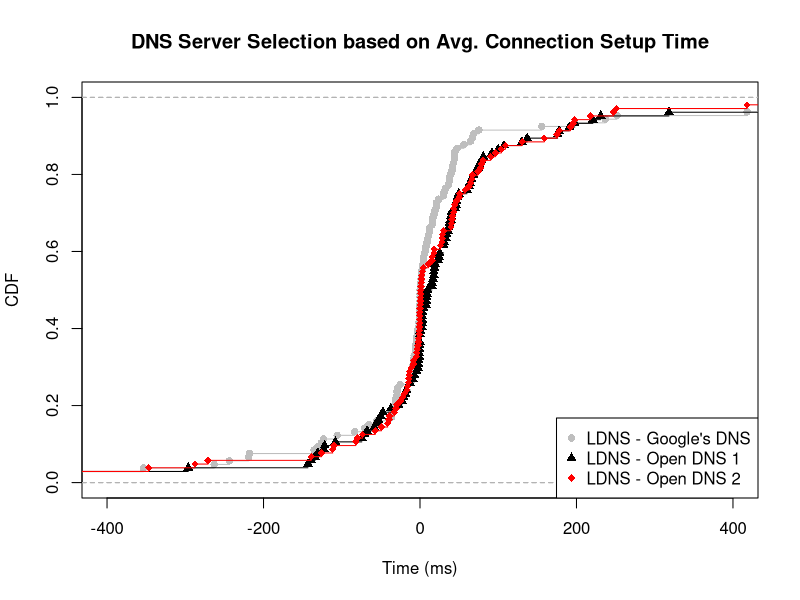

Write R code to recreate this figure.
ldns_google <- c(-0.413461538461539, 501, -123.333333333333, 0.138888888888889, -5.16666666666666, -0.291666666666664, -35, 64.8333333333333, 7.66666666666666, -218.111111111111, -507.604166666667, 56.1666666666667, 19.3333333333333, -31.2058823529412, -1.25, 44.3333333333333, -10, 9.33333333333334, -4.7875, -2.83333333333334, 522.5, -34, 16.5476190476191, 44.6666666666667, -135.333333333333, 0.199999999999999, 30.1666666666667, 0.0277777777777786, 37.3333333333333, -130.166666666667, -10.625, 41.3333333333333, -5.43333333333333, -29.3333333333333, -684, -25.3333333333333, 602.166666666667, -263, -10.5, -219, 33, 7.33333333333333, 3.58333333333334, -7.41666666666667, -105.833333333333, -8, -5.33333333333333, -1.5, 41, -0.125, -353.5, 9, 67.1666666666667, -10.5, 15.6666666666667, -65.0238095238095, -0.75, 251.666666666667, 197.833333333333, 12.3333333333333, 75.25, -801.125, -36.2619047619048, 236.833333333333, 43, 44, 1.61640211640212, 0.875, -70.6666666666667, 68.5, 1.05555555555556, 3.66666666666667, -31.0833333333333, 21.0833333333333, 4.29700854700855, -55.375, 525.576923076923, 20.9722222222222, 0.1425, -125.715277777778, 15.5, -36.25, 18.1666666666667, -0.833333333333336, -4.66666666666666, 155.6, 24.1666666666667, 30.8333333333333, 12.1111111111111, 1.83333333333333, 47.5, -243.583333333333, 39.5, 37.5, 4.33333333333334, 10.8333333333333, 418, 5.5, -28.9166666666667, -29.5, -7.83333333333333, -3.35714285714286, -9.80555555555556, 1.33333333333334, 36.5, -83.375)

ldns_03 <- c(-0.455128205128205, 318.166666666667, 35.6666666666667, -143.25, 45, 24.375, -74.3333333333333, 23.3333333333333, 60, 19.2361111111111, 220.941666666667, 71, 18.5416666666667, -2.06666666666666, 177.75, -122.833333333333, -108.166666666667, 65.6666666666667, -592.770833333333, -121.916666666667, 509.5, -47.3333333333333, -296.202380952381, 7.58333333333334, 231, -9.26666666666667, 30.1666666666667, 2.27777777777778, -1.08333333333333, 130.166666666667, -50.1875, -134.166666666667, -130.722222222222, 63.8333333333333, 15.1666666666667, 602.166666666667, 100, -22.9166666666667, 33, -70.6666666666667, 107.416666666667, -0.25, 190.833333333333, 73.8333333333333, 81, 92, -12.8333333333333, 2.79166666666666, 45.8107843137255, 9, 49.3333333333333, -1.58333333333334, 40.1666666666667, 2.84285714285713, -2.5, -529.833333333333, 197.833333333333, 62.6666666666667, 78.75, 789.25, -21.0625, 137, -139, 9.66666666666666, 4.5904761904762, 8.125, 30.1666666666667, 68.5, 2.72222222222222, -0.666666666666668, 37.5833333333333, 8.48958333333334, 17.7692307692308, -58.5, -2840.58974358974, 34.3888888888889, 0.365714285714286, -67.7111111111111, -4.33333333333333, -54.5833333333333, 3.16666666666667, -27.5, -12.8333333333333, 795, -17.3888888888889, 30.8333333333333, 25.1111111111111, -7, 47.5, 175.916666666667, 39.5, 75.8333333333333, 39, 46.5, 16.5, 0, 17.6666666666667, -18.5, -53.3333333333333, -1.16666666666667, 15.2222222222222, 0, 36.5, -37.25)

ldns_222 <- c(0.961538461538461, 764.333333333333, -125.666666666667, 0.111111111111111, -13.6666666666667, -0.625, -41.25, 64.8333333333333, -57.1666666666667, 218.111111111111, 175.233333333333, 26, 15.3833333333333, -4.98333333333333, 177.75, 44.3333333333333, 77.3333333333333, -701.333333333333, -73.5208333333333, 43.1666666666667, 522.5, -110.125, 57.5476190476191, -14.4166666666667, 192, -33.0238095238095, -3.66666666666667, -0.388888888888889, -4.16666666666666, -29.8333333333333, 41.3333333333333, 0.611111111111111, -111.5, -287.666666666667, 109.166666666667, 247.166666666667, -80, -24.8333333333333, -271, -20, 90.3333333333333, 3.25, 66.5833333333333, 28.8333333333333, 73.8333333333333, 81, 4.33333333333333, 41, -14.5416666666667, 1.31666666666666, -16.5, 67.1666666666667, -8.16666666666667, 40.1666666666667, -49.1904761904762, 103.75, 250.952380952381, 197.833333333333, 62.6666666666667, 78.75, -39.75, -15.9791666666667, 158.833333333333, 43, 1.5, -0.507440476190474, -11.2916666666667, 30.1666666666667, 2, 0.638888888888889, -1.5, -30.9166666666667, 17.9404761904762, -0.873626373626379, -346.75641025641, 96.7222222222222, 0.73, 50.2282828282828, 15.5, -139.083333333333, 2.16666666666667, -22.1333333333333, -82, -855, -39.1666666666667, 10.6666666666667, 50.9444444444444, -1.83333333333334, 0.166666666666664, 195.75, 39.5, 28.5, -1, 46.5, 418, -8.16666666666666, 17.6666666666667, -0.166666666666668, -3444.83333333333, -0.5, -13.5753968253968, 28.1666666666667, -2.5, 130.75)

ldns_google_val = ecdf(ldns_google)
ldns_03_val = ecdf(ldns_03)
ldns_222_val = ecdf(ldns_222)

plot(ldns_google_val, lty=1, col="grey", pch = 16, xlab="Time (ms)", ylab="CDF", main="DNS Server Selection based on Avg. Connection Setup Time", xlim=c(-400, 400))
lines(ldns_03_val, pch = 17, col = "black")
lines(ldns_222_val, pch = 18, col = "red")

legend("bottomright",  pch = c(16, 17, 18), legend=c("LDNS - Google's DNS", "LDNS - Open DNS 1", "LDNS - Open DNS 2"), col=c("grey", "black", "red"))
